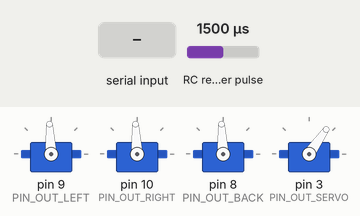
This sketch was run on a simulated Arduino Nano, built with avr-gcc and run on an emulated ATmega328P. Parts: 4 × servo. Wiring (inferred from the names in the program): RC receiver channel: data pin 2. The test bench sets the inputs (shaded band); at power-on: RC receiver pulse 1500 µs. What the sketch prints to the serial monitor is not drawn.

Above: at 6.2 s.
6.3 s: "F\n" received over Serial
At 6.8 s:
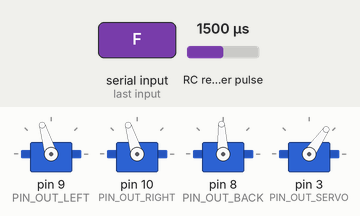
7.8 s: byte 66 ('B') received over Serial
At 9.0 s:
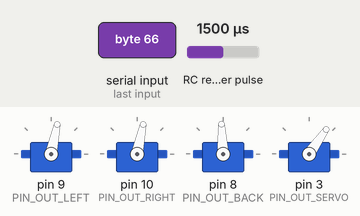
9.3 s: byte 90 ('Z') received over Serial
At 10.3 s:
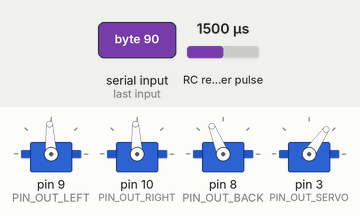
10.8 s: byte 88 ('X') received over Serial
At 11.4 s:
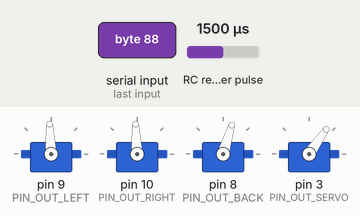
12.3 s: RC receiver pulse (sensor on pin 2) set to 1493 µs
At 13.3 s:
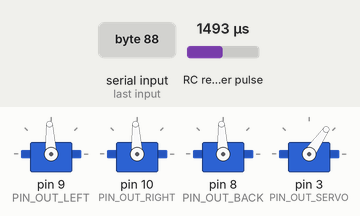
Timing chart, 0 to 14.8 s (numbered marks = the images above; inputs shaded):
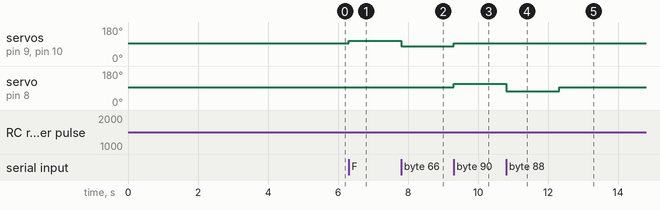

The sketch:

boat_firmware.ino
```cpp
/*
 * Sail-IL Autonomous Boat - Hardware V2 (Refurbished)
 * Compatible with Arduino Nano (Standard)
 * Pinout updated per KiCad Schematic
 */

#include <Servo.h>

// --- Output Pins per KiCad[cite: 2] ---
const int PIN_OUT_SERVO  = 3;   // Controls both steering servos
const int PIN_OUT_BACK   = 8;   // Back Thruster
const int PIN_OUT_LEFT   = 9;   // Left Thruster
const int PIN_OUT_RIGHT  = 10;  // Right Thruster

// --- Input Pin per KiCad[cite: 2] ---
const int PIN_RC_IN = 2; // Single wire from Receiver (Mode Switch / CH7)

// --- Safe Speed Settings ---
const int STOP_PWM = 1500;
const int SAFE_AUTO_FWD = 1650; // Increased safety (not 100% immediately)
const int SAFE_AUTO_REV = 1350;
const int RAMP_STEP = 5;        // How fast to ramp speed (lower = smoother)

// --- State Variables ---
int currentLeftPWM = STOP_PWM;
int currentRightPWM = STOP_PWM;
int currentBackPWM = STOP_PWM;

Servo escLeft, escRight, escBack, steeringServo;

void setup() {
  Serial.begin(115200);

  // Attach components
  escLeft.attach(PIN_OUT_LEFT);
  escRight.attach(PIN_OUT_RIGHT);
  escBack.attach(PIN_OUT_BACK);
  steeringServo.attach(PIN_OUT_SERVO);

  // 1. Mandatory Arming Sequence
  Serial.println("ESCs Arming... Ensuring propellers are clear.");
  stopAll();
  delay(5000); // 5-second safety delay per hardware report

  Serial.println("System Ready - Hardware V2 Profile");
}

void loop() {
  // Read mode from the single RC wire connected to D2[cite: 2]
  int rcInput = pulseIn(PIN_RC_IN, HIGH);

  // Decide Mode: If signal > 1500, go Autonomous.
  // Note: Manual control via D2 requires SBUS library for multi-channel.
  if (rcInput > 1500) {
    runAutonomousLoop();
  } else {
    // Basic failsafe if mode is manual but no other wires are connected
    stopAll();
  }

  // Apply the soft-start ramping to the motors
  updateMotorsSmoothly();
}

// Function to prevent "bad noises" and motor/battery stress[cite: 1]
void updateMotorsSmoothly() {
  static int targetLeft = STOP_PWM;
  static int targetRight = STOP_PWM;
  static int targetBack = STOP_PWM;

  // We set these targets in the autonomous loop, and this function
  // slowly inches the current speed toward the target.
}

void runAutonomousLoop() {
  if (Serial.available() > 0) {
    char cmd = Serial.read();
    if (cmd == '\n' || cmd == '\r') return;

    switch (cmd) {
      case 'F': // Forward
        setTargetSpeeds(SAFE_AUTO_FWD, SAFE_AUTO_FWD, STOP_PWM);
        break;
      case 'B': // Backward
        setTargetSpeeds(SAFE_AUTO_REV, SAFE_AUTO_REV, STOP_PWM);
        break;
      case 'Z': // Rotate Left (Back Motor)
        setTargetSpeeds(STOP_PWM, STOP_PWM, 1700);
        break;
      case 'X': // Rotate Right (Back Motor)
        setTargetSpeeds(STOP_PWM, STOP_PWM, 1300);
        break;
      case 'S': // Emergency Stop
        stopAll();
        break;
      case 'C': // Center Steering
        steeringServo.write(55); // Centered angle
        break;
    }
  }
}

void setTargetSpeeds(int l, int r, int b) {
  // Logic to gradually move current PWM toward these values
  // In this simplified version, we apply them with a small delay
  // but a real Ramping function is recommended for high power.
  escLeft.writeMicroseconds(l);
  escRight.writeMicroseconds(r);
  escBack.writeMicroseconds(b);
}

void stopAll() {
  escLeft.writeMicroseconds(STOP_PWM);
  escRight.writeMicroseconds(STOP_PWM);
  escBack.writeMicroseconds(STOP_PWM);
  steeringServo.write(55); // Middle position
}
```

Measured:
- the behaviour switches between 1500 and 1499 µs on RC receiver pulse (sensor on pin 2) (found by bisection; images 4 and 5)
- after the input at 6.3 s, servo on pin 9 (PIN_OUT_LEFT), servo on pin 10 (PIN_OUT_RIGHT): 93° → 107° at once
- after the input at 7.8 s, servo on pin 9 (PIN_OUT_LEFT), servo on pin 10 (PIN_OUT_RIGHT): 107° → 78° at once
- after the input at 9.3 s, servo on pin 9 (PIN_OUT_LEFT), servo on pin 10 (PIN_OUT_RIGHT): 78° → 93° at once; servo on pin 8 (PIN_OUT_BACK): 93° → 112° at once
- after the input at 10.8 s, servo on pin 8 (PIN_OUT_BACK): 112° → 73° at once
- after the input at 12.3 s, servo on pin 8 (PIN_OUT_BACK): 73° → 93° at once
